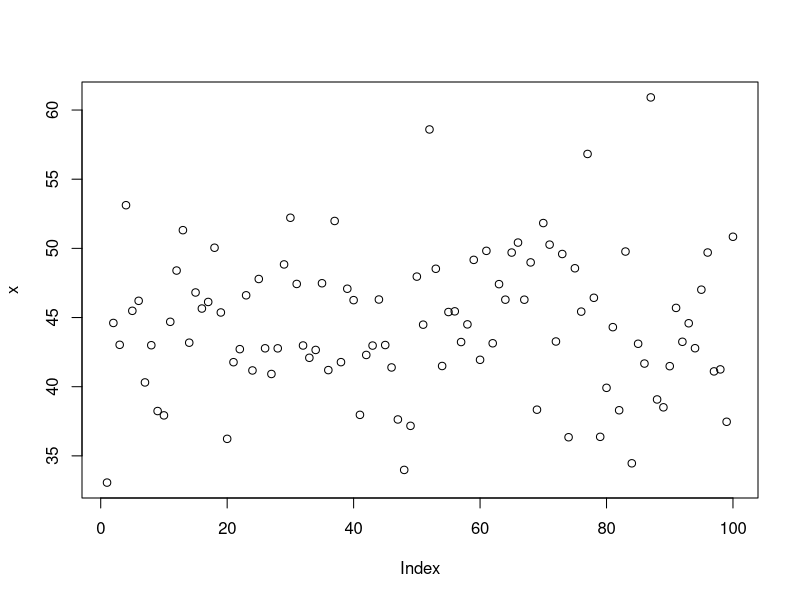
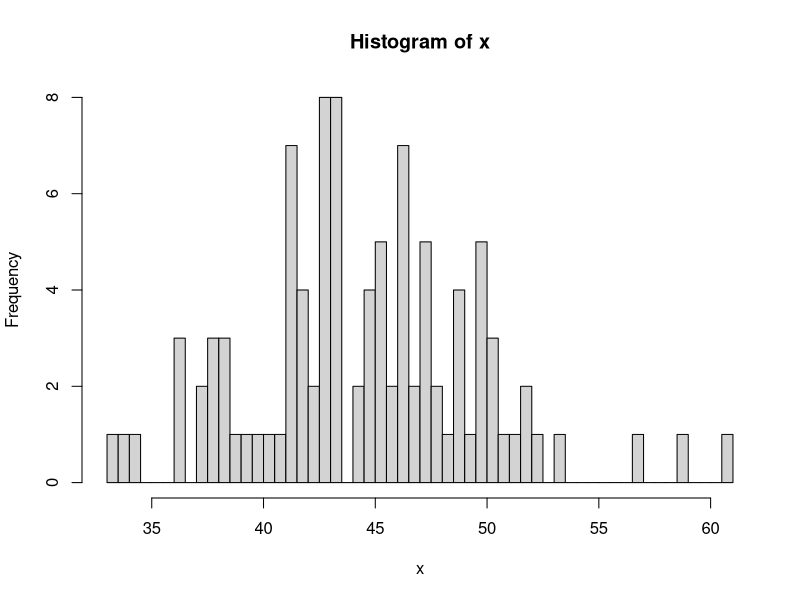

These charts were generated, in order, by the following R code:
# a.
x = rnorm(100, mean = 45, sd = 5)
pdf <- seq(length = 100)

# hitung x1 dan x2
mean = mean(x)
x1 <- floor(mean)
x2 <- ceiling(mean)

# hitung z score x1 dan x2
x1z <- (x1-45)/5
x2z <- (x2-45)/5

# hitung probabilitas
prob <- pnorm(x2z) - pnorm(x1z)
cat("Probabilitas dari", x1, "≤ x ≤", x2, "adalah", prob, "\n")
cat("Z-score untuk", x1, "adalah", x1z, "\n")
cat("Z-score untuk", x2, "adalah", x2z, "\n")

plot(x)

#b. histogram
hist(x, breaks = 50)

#c. standar deviasi
standardDev <- sd(x)
cat("Standard Deviasi: ", standardDev, "\n")